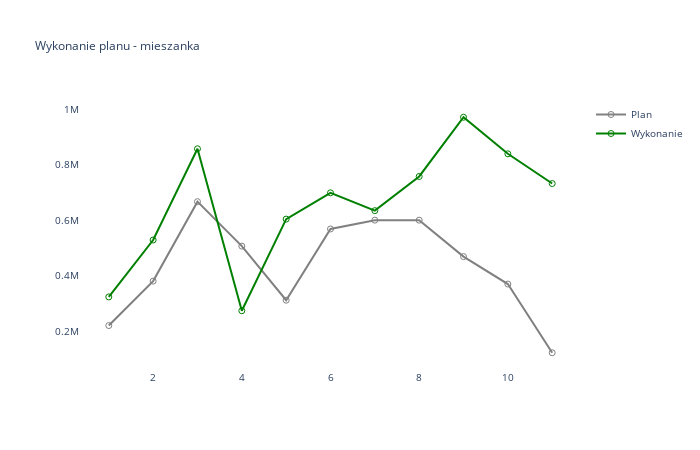

Notebook code for this chart:
### Markdown cell above
#### Pozostałe asortymenty

### Code cell
# Mieszanka

t_sprzedaz_temp=t_sprzedaz_p[t_sprzedaz_p['TYP']=='MIESZANKA'].copy()
t_wykres=t_sprzedaz_temp.groupby(['M'],as_index=False)[['P_L','W_L']].sum()
t_wykres=t_wykres[t_wykres['M']<=msc]
#t_wykres['P_Ile']=t_wykres['P_Ile'].cumsum()
#t_wykres['W_Ile']=t_wykres['W_Ile'].cumsum()

fig=make_subplots(rows=1,cols=1)
fig.add_trace(go.Scatter(x=t_wykres['M'], y=t_wykres['P_L'],  marker_symbol='circle-open',name="Plan",line= {"color": "gray", "width": 2}),row=1,col=1)
fig.add_trace(go.Scatter(x=t_wykres['M'], y=t_wykres['W_L'],  marker_symbol='circle-open',name="Wykonanie",line= {"color": "green", "width": 2}),row=1,col=1)
fig.update_layout(title_text='Wykonanie planu - mieszanka')
fig.update_layout(plot_bgcolor='#FFFFFF',font_size=10,title_font_size=12,width=700, height=450)
fig.write_image(IMAGES / '14_Mieszanka_Wykonanie_Planu.png')
fig.show()

### Figure 1 — Plotly figure (JSON) as saved in the notebook; plotly's stock layout.template omitted (floating-point values rounded to 4 significant figures)
{"data": [{"line": {"color": "gray", "width": 2}, "marker": {"symbol": "circle-open"}, "name": "Plan", "type": "scatter", "x": [1, 2, 3, 4, 5, 6, 7, 8, 9, 10, 11], "xaxis": "x", "y": [221500, 381500, 667500, 507500, 312800, 569250, 600875, 600875, 469800.0, 370900.0, 123600.0], "yaxis": "y"}, {"line": {"color": "green", "width": 2}, "marker": {"symbol": "circle-open"}, "name": "Wykonanie", "type": "scatter", "x": [1, 2, 3, 4, 5, 6, 7, 8, 9, 10, 11], "xaxis": "x", "y": [324600.0, 529500.0, 857800.0, 274900.0, 604700.0, 699400.0, 635100.0, 758200.0, 971400.0, 839700.0, 732700.0], "yaxis": "y"}], "layout": {"font": {"size": 10}, "height": 450, "plot_bgcolor": "#FFFFFF", "title": {"font": {"size": 12}, "text": "Wykonanie planu - mieszanka"}, "width": 700, "xaxis": {"anchor": "y", "autorange": true, "domain": [0, 1], "range": [0.3499, 11.65], "type": "linear"}, "yaxis": {"anchor": "x", "autorange": true, "domain": [0, 1], "range": [61530.0, 1033000.0], "type": "linear"}}}
